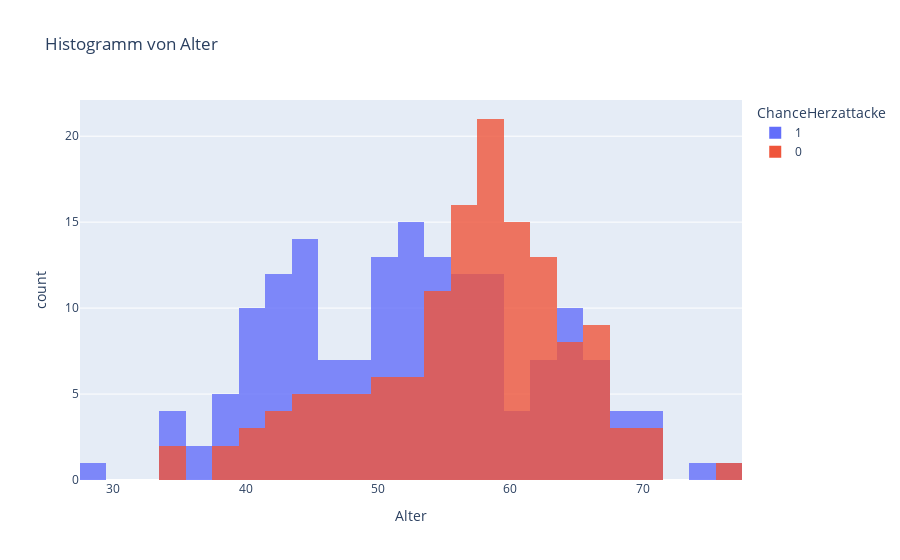
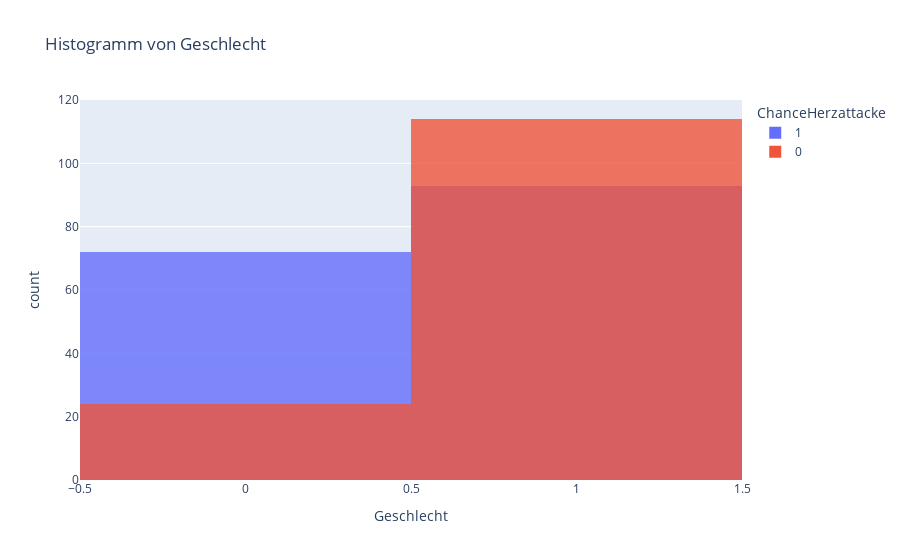
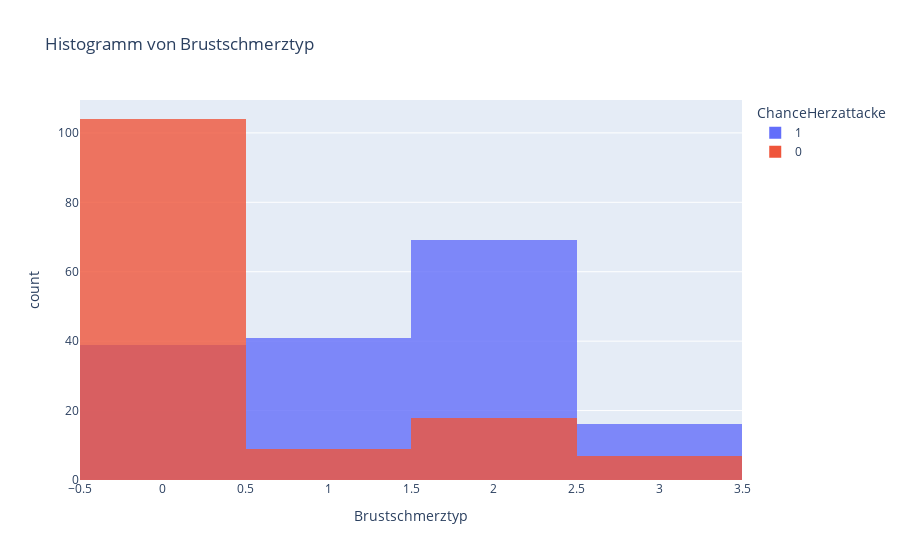
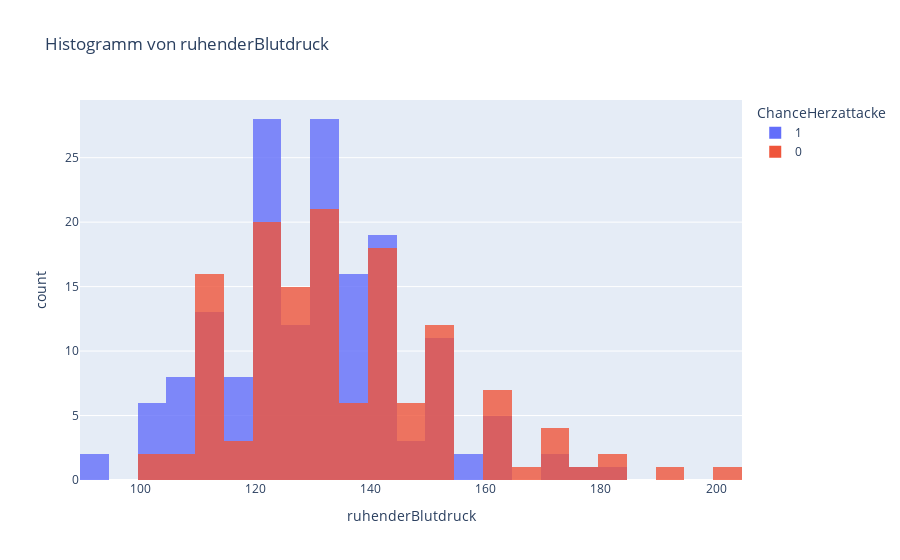

Write notebook code for charts like these, in order.
### Markdown cell above
Verteilung des Alters und des Geschlechts

### Code cell
selected_columns = df.columns[:-2]
for attribut in selected_columns: 
    fig = px.histogram(df, x=attribut, title=f"Histogramm von {attribut}", color='ChanceHerzattacke', opacity=0.8, barmode='overlay')
    fig.show()

### Figure 1 — Plotly figure (JSON) as saved in the notebook; plotly's stock layout.template omitted (floating-point values rounded to 4 significant figures; data arrays with more than 128 entries replaced by an {"elided": "..."} marker saying what was removed)
{"data": [{"alignmentgroup": "True", "bingroup": "x", "hovertemplate": "ChanceHerzattacke=1<br>Alter=%{x}<br>count=%{y}<extra></extra>", "legendgroup": "1", "marker": {"color": "#636efa", "opacity": 0.8, "pattern": {"shape": ""}}, "name": "1", "offsetgroup": "1", "orientation": "v", "showlegend": true, "type": "histogram", "x": {"elided": "165 int values"}, "xaxis": "x", "yaxis": "y"}, {"alignmentgroup": "True", "bingroup": "x", "hovertemplate": "ChanceHerzattacke=0<br>Alter=%{x}<br>count=%{y}<extra></extra>", "legendgroup": "0", "marker": {"color": "#EF553B", "opacity": 0.8, "pattern": {"shape": ""}}, "name": "0", "offsetgroup": "0", "orientation": "v", "showlegend": true, "type": "histogram", "x": {"elided": "138 int values"}, "xaxis": "x", "yaxis": "y"}], "layout": {"barmode": "overlay", "legend": {"title": {"text": "ChanceHerzattacke"}, "tracegroupgap": 0}, "title": {"text": "Histogramm von Alter"}, "xaxis": {"anchor": "y", "domain": [0, 1], "title": {"text": "Alter"}}, "yaxis": {"anchor": "x", "domain": [0, 1], "title": {"text": "count"}}}}

### Figure 2 — Plotly figure (JSON) as saved in the notebook; plotly's stock layout.template omitted (floating-point values rounded to 4 significant figures; data arrays with more than 128 entries replaced by an {"elided": "..."} marker saying what was removed)
{"data": [{"alignmentgroup": "True", "bingroup": "x", "hovertemplate": "ChanceHerzattacke=1<br>Geschlecht=%{x}<br>count=%{y}<extra></extra>", "legendgroup": "1", "marker": {"color": "#636efa", "opacity": 0.8, "pattern": {"shape": ""}}, "name": "1", "offsetgroup": "1", "orientation": "v", "showlegend": true, "type": "histogram", "x": {"elided": "165 int values"}, "xaxis": "x", "yaxis": "y"}, {"alignmentgroup": "True", "bingroup": "x", "hovertemplate": "ChanceHerzattacke=0<br>Geschlecht=%{x}<br>count=%{y}<extra></extra>", "legendgroup": "0", "marker": {"color": "#EF553B", "opacity": 0.8, "pattern": {"shape": ""}}, "name": "0", "offsetgroup": "0", "orientation": "v", "showlegend": true, "type": "histogram", "x": {"elided": "138 int values"}, "xaxis": "x", "yaxis": "y"}], "layout": {"barmode": "overlay", "legend": {"title": {"text": "ChanceHerzattacke"}, "tracegroupgap": 0}, "title": {"text": "Histogramm von Geschlecht"}, "xaxis": {"anchor": "y", "domain": [0, 1], "title": {"text": "Geschlecht"}}, "yaxis": {"anchor": "x", "domain": [0, 1], "title": {"text": "count"}}}}

### Figure 3 — Plotly figure (JSON) as saved in the notebook; plotly's stock layout.template omitted (floating-point values rounded to 4 significant figures; data arrays with more than 128 entries replaced by an {"elided": "..."} marker saying what was removed)
{"data": [{"alignmentgroup": "True", "bingroup": "x", "hovertemplate": "ChanceHerzattacke=1<br>Brustschmerztyp=%{x}<br>count=%{y}<extra></extra>", "legendgroup": "1", "marker": {"color": "#636efa", "opacity": 0.8, "pattern": {"shape": ""}}, "name": "1", "offsetgroup": "1", "orientation": "v", "showlegend": true, "type": "histogram", "x": {"elided": "165 int values"}, "xaxis": "x", "yaxis": "y"}, {"alignmentgroup": "True", "bingroup": "x", "hovertemplate": "ChanceHerzattacke=0<br>Brustschmerztyp=%{x}<br>count=%{y}<extra></extra>", "legendgroup": "0", "marker": {"color": "#EF553B", "opacity": 0.8, "pattern": {"shape": ""}}, "name": "0", "offsetgroup": "0", "orientation": "v", "showlegend": true, "type": "histogram", "x": {"elided": "138 int values"}, "xaxis": "x", "yaxis": "y"}], "layout": {"barmode": "overlay", "legend": {"title": {"text": "ChanceHerzattacke"}, "tracegroupgap": 0}, "title": {"text": "Histogramm von Brustschmerztyp"}, "xaxis": {"anchor": "y", "domain": [0, 1], "title": {"text": "Brustschmerztyp"}}, "yaxis": {"anchor": "x", "domain": [0, 1], "title": {"text": "count"}}}}

### Figure 4 — Plotly figure (JSON) as saved in the notebook; plotly's stock layout.template omitted (floating-point values rounded to 4 significant figures; data arrays with more than 128 entries replaced by an {"elided": "..."} marker saying what was removed)
{"data": [{"alignmentgroup": "True", "bingroup": "x", "hovertemplate": "ChanceHerzattacke=1<br>ruhenderBlutdruck=%{x}<br>count=%{y}<extra></extra>", "legendgroup": "1", "marker": {"color": "#636efa", "opacity": 0.8, "pattern": {"shape": ""}}, "name": "1", "offsetgroup": "1", "orientation": "v", "showlegend": true, "type": "histogram", "x": {"elided": "165 int values"}, "xaxis": "x", "yaxis": "y"}, {"alignmentgroup": "True", "bingroup": "x", "hovertemplate": "ChanceHerzattacke=0<br>ruhenderBlutdruck=%{x}<br>count=%{y}<extra></extra>", "legendgroup": "0", "marker": {"color": "#EF553B", "opacity": 0.8, "pattern": {"shape": ""}}, "name": "0", "offsetgroup": "0", "orientation": "v", "showlegend": true, "type": "histogram", "x": {"elided": "138 int values"}, "xaxis": "x", "yaxis": "y"}], "layout": {"barmode": "overlay", "legend": {"title": {"text": "ChanceHerzattacke"}, "tracegroupgap": 0}, "title": {"text": "Histogramm von ruhenderBlutdruck"}, "xaxis": {"anchor": "y", "domain": [0, 1], "title": {"text": "ruhenderBlutdruck"}}, "yaxis": {"anchor": "x", "domain": [0, 1], "title": {"text": "count"}}}}
